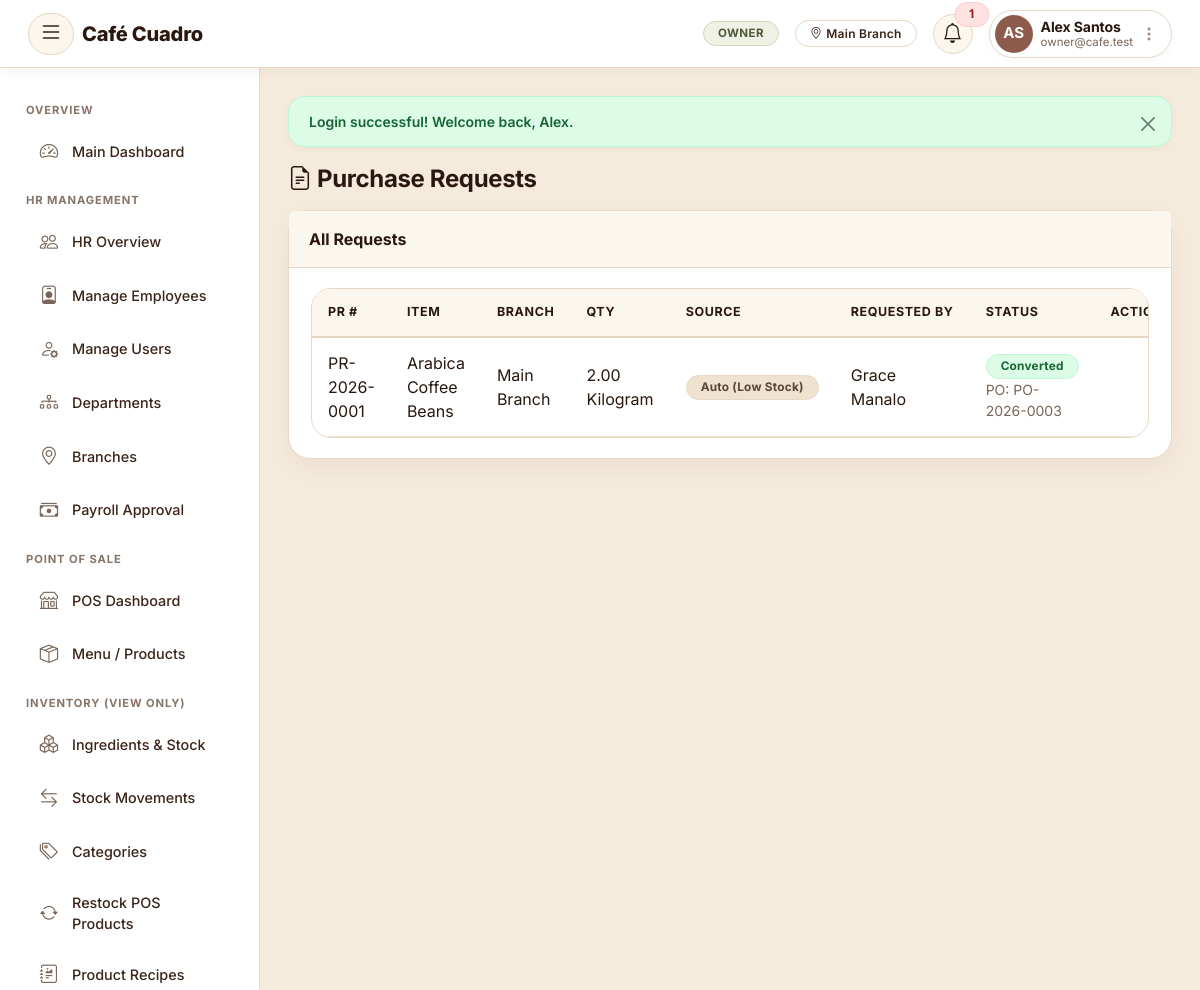
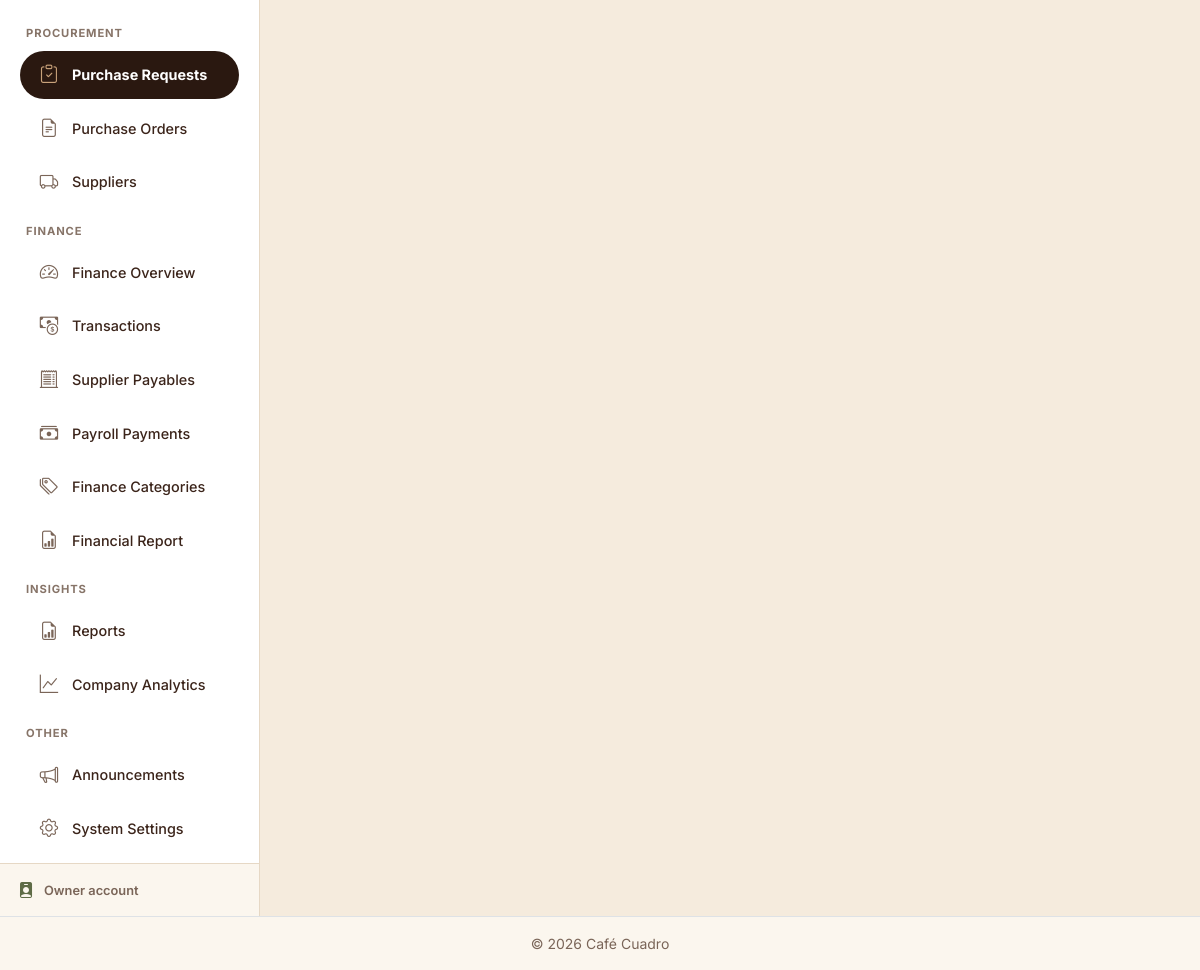
The page /procurement/purchase-requests (signed in) on the database its author committed (2 pictures, top to bottom).
### tables this page shows
CREATE TABLE `branches` (
  `branch_id` int(11) NOT NULL,
  `branch_name` varchar(100) NOT NULL,
  `address` varchar(255) DEFAULT NULL,
  `contact_number` varchar(30) DEFAULT NULL,
  `latitude` decimal(10,7) DEFAULT NULL,
  `longitude` decimal(10,7) DEFAULT NULL,
  `status` enum('ACTIVE','INACTIVE') NOT NULL DEFAULT 'ACTIVE',
  `created_at` timestamp NOT NULL DEFAULT current_timestamp()
);

CREATE TABLE `purchase_requests` (
  `pr_id` int(11) NOT NULL,
  `pr_number` varchar(30) NOT NULL,
  `item_id` int(11) NOT NULL,
  `branch_id` int(11) DEFAULT NULL,
  `requested_qty` decimal(10,2) NOT NULL,
  `reason` varchar(255) DEFAULT NULL,
  `source` enum('AUTO_LOW_STOCK','MANUAL') NOT NULL DEFAULT 'MANUAL',
  `status` enum('Pending','Approved','Rejected','Converted') NOT NULL DEFAULT 'Pending',
  `requested_by` int(11) NOT NULL,
  `approved_by` int(11) DEFAULT NULL,
  `po_id` int(11) DEFAULT NULL COMMENT 'Filled in once converted to a Purchase Order',
  `created_at` timestamp NOT NULL DEFAULT current_timestamp(),
  `updated_at` timestamp NOT NULL DEFAULT current_timestamp() ON UPDATE current_timestamp()
);

CREATE TABLE `users` (
  `user_id` int(11) NOT NULL,
  `role_id` int(11) NOT NULL,
  `username` varchar(50) DEFAULT NULL,
  `email` varchar(150) NOT NULL,
  `password_hash` varchar(255) NOT NULL,
  `first_name` varchar(100) NOT NULL,
  `last_name` varchar(100) NOT NULL DEFAULT '',
  `phone` varchar(30) DEFAULT NULL,
  `status` enum('ACTIVE','INACTIVE','SUSPENDED') NOT NULL DEFAULT 'ACTIVE',
  `profile_photo` varchar(255) DEFAULT NULL,
  `last_login` datetime DEFAULT NULL,
  `reset_token` varchar(255) DEFAULT NULL,
  `token_expires_at` timestamp NULL DEFAULT NULL,
  `created_at` timestamp NOT NULL DEFAULT current_timestamp(),
  `updated_at` timestamp NOT NULL DEFAULT current_timestamp() ON UPDATE current_timestamp()
);

CREATE TABLE `items` (
  `item_id` int(11) NOT NULL,
  `item_code` varchar(30) DEFAULT NULL,
  `item_name` varchar(150) NOT NULL,
  `category_id` int(11) NOT NULL,
  `unit_id` int(11) NOT NULL,
  `cost_price` decimal(10,2) DEFAULT 0.00,
  `current_stock` decimal(10,2) DEFAULT 0.00,
  `reorder_level` decimal(10,2) DEFAULT 0.00,
  `is_perishable` tinyint(1) DEFAULT 0,
  `status` enum('Active','Inactive') DEFAULT 'Active',
  `created_at` datetime DEFAULT current_timestamp(),
  `updated_at` datetime DEFAULT current_timestamp() ON UPDATE current_timestamp()
);

CREATE TABLE `units` (
  `unit_id` int(11) NOT NULL,
  `unit_name` varchar(50) NOT NULL,
  `unit_symbol` varchar(10) NOT NULL
);

CREATE TABLE `purchase_orders` (
  `po_id` int(11) NOT NULL,
  `po_number` varchar(30) NOT NULL,
  `supplier_id` int(11) NOT NULL,
  `branch_id` int(11) DEFAULT NULL,
  `order_date` date NOT NULL,
  `expected_date` date DEFAULT NULL,
  `status` enum('Pending','Approved','Ordered','Partially Received','Received','Cancelled') DEFAULT 'Pending',
  `total_amount` decimal(10,2) DEFAULT 0.00,
  `remarks` varchar(255) DEFAULT NULL,
  `created_by` int(11) NOT NULL,
  `created_at` datetime DEFAULT current_timestamp(),
  `updated_at` datetime DEFAULT current_timestamp() ON UPDATE current_timestamp()
);

### router.php (called while the page is built, shortened)
<?php
$requestUri = $_SERVER['REQUEST_URI'] ?? '/';
$requestPath = parse_url($requestUri, PHP_URL_PATH) ?: '/';
$scriptDir = str_replace('\\', '/', dirname($_SERVER['SCRIPT_NAME'] ?? ''));
$basePath = rtrim($scriptDir, '/') . '/';
$relative = $requestPath;
if ($basePath !== '/' && strpos($relative, $basePath) === 0) {
    $relative = substr($relative, strlen($basePath));
}
$relative = trim($relative, '/');
$targetFile = null;
if (isset($routes[$relative])) {
    $targetFile = $routes[$relative];
} else {
    $parts = explode('/', $relative);
    $mod = $parts[0] ?? '';
    $action = $parts[1] ?? '';
    $modNormalized = str_replace('-', '_', $mod);
    $actionNormalized = str_replace('-', '_', $action);
    $candidateModule = "modules/{$modNormalized}/{$actionNormalized}.php";
    if (file_exists(__DIR__ . '/' . $candidateModule)) {
        $targetFile = $candidateModule;
    }
}
$fullPath = __DIR__ . '/' . $targetFile;
require $fullPath;

### includes/auth.php (called while the page is built, shortened)
<?php
function isLoggedIn(): bool {
    return isset($_SESSION['user_id']) && isset($_SESSION['role_id']);
}
function currentRoleId() {
    return $_SESSION['role_id'] ?? null;
}
function currentRoleName(): string {
    $names = ROLE_NAMES;
    return $names[currentRoleId()] ?? 'Guest';
}
function currentBranchId() {
    if (!empty($_SESSION['branch_id'])) {
        return (int)$_SESSION['branch_id'];
    }
    return 1;
}
function currentBranchName() {
    global $pdo;
    $branchId = currentBranchId();
    if ($branchId && isset($pdo) && $pdo instanceof PDO) {
        static $cache = [];
        if (!array_key_exists($branchId, $cache)) {
            $stmt = $pdo->prepare("SELECT branch_name FROM branches WHERE branch_id = ?");
            $stmt->execute([$branchId]);
            $cache[$branchId] = $stmt->fetchColumn() ?: null;
        }
        if ($cache[$branchId] !== null) {
            return $cache[$branchId];
        }
    }
    return $_SESSION['branch_name'] ?? null;
}

### modules/procurement/purchase_requests.php (the view, shortened to what this page needs)
<?php
require_once __DIR__ . '/../../config/db.php';
require_once __DIR__ . '/../../includes/functions.php';
$requestSql = "SELECT pr.*, i.item_name, u.unit_name, b.branch_name, req.first_name AS req_fname, req.last_name AS req_lname,
           app.first_name AS app_fname, app.last_name AS app_lname, po.po_number
    FROM purchase_requests pr
    JOIN items i ON i.item_id = pr.item_id
    LEFT JOIN units u ON u.unit_id = i.unit_id
    JOIN branches b ON b.branch_id=pr.branch_id
    JOIN users req ON req.user_id = pr.requested_by
    LEFT JOIN users app ON app.user_id = pr.approved_by
    LEFT JOIN purchase_orders po ON po.po_id = pr.po_id
    WHERE 1=1";
$requestParams = [];
$requestSql .= " ORDER BY FIELD(pr.status,'Pending','Approved','Converted','Rejected'), pr.created_at DESC";
$requestStmt = $pdo->prepare($requestSql);
$requestStmt->execute($requestParams);
$requests = $requestStmt->fetchAll();
require_once __DIR__ . '/../../includes/header.php';
?>
<div class="d-flex justify-content-between align-items-center mb-3">
    <div>
        <h4 class="mb-0"><i class="bi bi-file-earmark-text"></i> Purchase Requests</h4>
    </div>
</div>
<div class="card">
    <div class="card-header">All Requests</div>
    <div class="card-body p-0">
        <table class="table table-sm mb-0">
            <thead><tr><th>PR #</th><th>Item</th><th>Branch</th><th>Qty</th><th>Source</th><th>Requested By</th><th>Status</th><th>Actions</th></tr></thead>
            <tbody>
            <?php foreach ($requests as $r): ?>
                <tr>
                    <td><?= htmlspecialchars($r['pr_number']) ?></td>
                    <td><?= htmlspecialchars($r['item_name']) ?></td>
                    <td><?= htmlspecialchars($r['branch_name']) ?></td>
                    <td><?= $r['requested_qty'] ?> <?= htmlspecialchars($r['unit_name'] ?? '') ?></td>
                    <td><span class="badge bg-secondary"><?= $r['source'] === 'AUTO_LOW_STOCK' ? 'Auto (Low Stock)' : 'Manual' ?></span></td>
                    <td><?= htmlspecialchars($r['req_fname'] . ' ' . $r['req_lname']) ?></td>
                    <td>
                        <?php $badge = ['Pending'=>'warning','Approved'=>'info','Converted'=>'success','Rejected'=>'danger'][$r['status']]; ?>
                        <span class="badge bg-<?= $badge ?>"><?= $r['status'] ?></span>
                        <?php if ($r['po_number']): ?><div class="small text-muted">PO: <?= htmlspecialchars($r['po_number']) ?></div><?php endif; ?>
                    </td>
                    <td>
                    </td>
                </tr>
            <?php endforeach; ?>
            </tbody>
        </table>
    </div>
</div>
<?php require_once __DIR__ . '/../../includes/footer.php'; ?>

### includes/header.php (shortened to what this page needs)
<?php
$esc = function_exists('e') ? 'e' : 'clean';
$isOwnerTheme           = currentRoleId() == ROLE_OWNER;
$isEmployeeTheme        = currentRoleId() == ROLE_EMPLOYEE;
$isEmployeeManagerTheme = currentRoleId() == ROLE_EMPLOYEE_MANAGER;
$isHrManagerTheme       = currentRoleId() == ROLE_HR_MANAGER;
$isHrStaffTheme         = currentRoleId() == ROLE_HR_STAFF;
$isCafeTheme            = in_array(currentRoleId(), [ROLE_CASHIER, ROLE_INVENTORY_STAFF, ROLE_FINANCE_STAFF], true);
?>
<!DOCTYPE html>
<html lang="en">
<head>
<link rel="stylesheet" href="https://cdn.jsdelivr.net/npm/bootstrap@5.3.3/dist/css/bootstrap.min.css">
<link rel="stylesheet" href="https://cdn.jsdelivr.net/npm/bootstrap-icons@1.11.3/font/bootstrap-icons.css">
<link rel="stylesheet" href="<?= BASE_URL ?>assets/hrms/css/style.css?v=<?= ASSET_VER ?>">
<link rel="stylesheet" href="<?= BASE_URL ?>assets/inv/css/style.css?v=<?= ASSET_VER ?>">
<link rel="stylesheet" href="<?= BASE_URL ?>assets/shared/unified.css?v=<?= ASSET_VER ?>">
<link rel="stylesheet" href="<?= BASE_URL ?>assets/shared/responsive.css?v=<?= ASSET_VER ?>">
<link rel="stylesheet" href="<?= BASE_URL ?>assets/shared/roast-app.css?v=<?= ASSET_VER ?>">
</head>
<body class="unified-theme <?= $isOwnerTheme ? 'owner-theme' : ($isEmployeeTheme ? 'employee-theme' : ($isEmployeeManagerTheme ? 'employee-manager-theme' : ($isHrManagerTheme ? 'hr-manager-theme' : ($isHrStaffTheme ? 'hr-staff-theme' : ($isCafeTheme ? 'cafe-theme' : ''))))) ?>">
<nav class="navbar navbar-expand-lg app-navbar">
  <div class="container-fluid">
    <button class="btn btn-link sidebar-toggle-btn me-2" id="sidebarToggle" title="Toggle sidebar" aria-label="Toggle sidebar">
      <i class="bi bi-list fs-4"></i>
    </button>
    <a class="navbar-brand fw-bold d-flex align-items-center text-decoration-none" href="<?= BASE_URL ?>dashboard">
      <span class="brand-text" style="color:#2a1810 !important; -webkit-text-fill-color:#2a1810 !important; background:none !important; font-family:'Fraunces',Georgia,serif; font-weight:600; font-size:1.4rem; letter-spacing:-0.01em; display:inline-block;"><?= APP_NAME ?></span>
    </a>
    <div class="ms-auto d-flex align-items-center gap-2 gap-md-3">
      <?php if (isLoggedIn()):
        try {
            $unreadCount = function_exists('unreadNotificationCount') ? unreadNotificationCount($pdo, (int)$_SESSION['user_id']) : 0;
        } catch (Exception $ex) {
            $notifications = [];
            $unreadCount = 0;
        }
        $nameParts  = preg_split('/\s+/', trim($_SESSION['full_name'] ?? ''), 2);
        $firstName  = $nameParts[0] ?? '';
        $lastName   = $nameParts[1] ?? '';
      ?>
        <span class="badge role-pill d-none d-sm-inline-block"><?= $esc(currentRoleName()) ?></span>
        <?php if (currentBranchName()): ?>
          <span class="badge branch-pill d-none d-md-inline-block"><i class="bi bi-geo-alt me-1"></i><?= $esc(currentBranchName()) ?></span>
        <?php endif; ?>
        <div class="dropdown">
          <a class="position-relative notif-bell-btn text-decoration-none" href="#" role="button" data-bs-toggle="dropdown" title="Notifications">
            <i class="bi bi-bell fs-5"></i>
            <?php if ($unreadCount > 0): ?>
              <span class="position-absolute top-0 start-100 translate-middle badge rounded-pill bg-danger" style="font-size:.65rem;"><?= $unreadCount > 9 ? '9+' : $unreadCount ?></span>
            <?php endif; ?>
          </a>
        </div>
        <div class="dropdown">
          <a class="d-flex align-items-center text-decoration-none navbar-user-pill" href="#" role="button" data-bs-toggle="dropdown">
            <div class="user-avatar-wrap">
              <?= renderAvatar($_SESSION['profile_photo'] ?? null, $firstName, $lastName, 38) ?>
            </div>
            <div class="ms-2 text-start d-none d-md-block lh-sm pe-1">
              <div class="user-name fw-bold"><?= $esc($_SESSION['full_name'] ?? '') ?></div>
              <div class="user-sub text-muted small"><?= $esc($_SESSION['email'] ?? currentRoleName()) ?></div>
            </div>
            <i class="bi bi-three-dots-vertical ms-1 d-none d-md-inline text-muted opacity-75"></i>
          </a>
        </div>
      <?php endif; ?>
    </div>
  </div>
</nav>
<div class="app-wrapper d-flex">
<?php require_once __DIR__ . '/sidebar.php'; ?>

### includes/functions.php (shortened to what this page needs)
<?php
function e(?string $str): string {
    return htmlspecialchars($str ?? '', ENT_QUOTES, 'UTF-8');
}
function renderAvatar(?string $photoFilename, ?string $firstName, ?string $lastName, int $size = 40): string {
    $initials = strtoupper(substr($firstName ?? '', 0, 1) . substr($lastName ?? '', 0, 1));
    $palette = ['#5e6b46', '#2a1810', '#2e7d32', '#d97706', '#8d5b4c', '#b37d6f', '#c25e2e', '#3b241a'];
    $colorIndex = array_sum(array_map('ord', str_split($initials))) % count($palette);
    $bg = $palette[$colorIndex];
    $fontSize = max(10, (int)round($size * 0.4));
    return '<span class="d-inline-flex align-items-center justify-content-center text-white fw-bold" '
         . 'style="width:' . $size . 'px;height:' . $size . 'px;border-radius:50%;background-color:' . $bg . ';font-size:' . $fontSize . 'px;">'
         . e($initials) . '</span>';
}
function renderFlash(): string {
    $html = '';
    foreach ($_SESSION['flash'] as $f) {
        $type = $f['type'] === 'error' ? 'danger' : e($f['type']);
        $html .= '<div class="alert alert-' . $type . ' alert-dismissible fade show" role="alert">'
               . e($f['message'])
               . '<button type="button" class="btn-close" data-bs-dismiss="alert"></button></div>';
    }
    return $html;
}
function unreadNotificationCount(PDO $pdo, int $userId): int {
    try {
        $stmt = $pdo->prepare("SELECT COUNT(*) AS c FROM notifications WHERE user_id = ? AND is_read = 0");
        $stmt->execute([$userId]);
        return (int)$stmt->fetch()['c'];
    } catch (Exception $e) {
        return 0;
    }
}

### rows shown on the page
branches: branch_name "Main Branch"
purchase_requests: approved_by.last_name "AS", pr_number "PR-2026-0001", item.item_name "Arabica Coffee Beans", branch.branch_name "Main Branch", requested_qty "2.00", units.unit_name "Kilogram", source "Auto (Low Stock)", requested_by.last_name "Grace Manalo", status "Converted", po.po_number "PO-2026-0003"

### other values the page prints
APP_NAME "Café Cuadro"
$esc(currentRoleName()) "OWNER"
$unreadCount "1"
$esc($_SESSION['full_name'] ?? '') "Alex Santos"
$esc($_SESSION['email'] ?? currentRoleName()) "owner@cafe.test"
$sidebarFooterLabel "Owner"
$f['message'] "Login successful! Welcome back, Alex."
